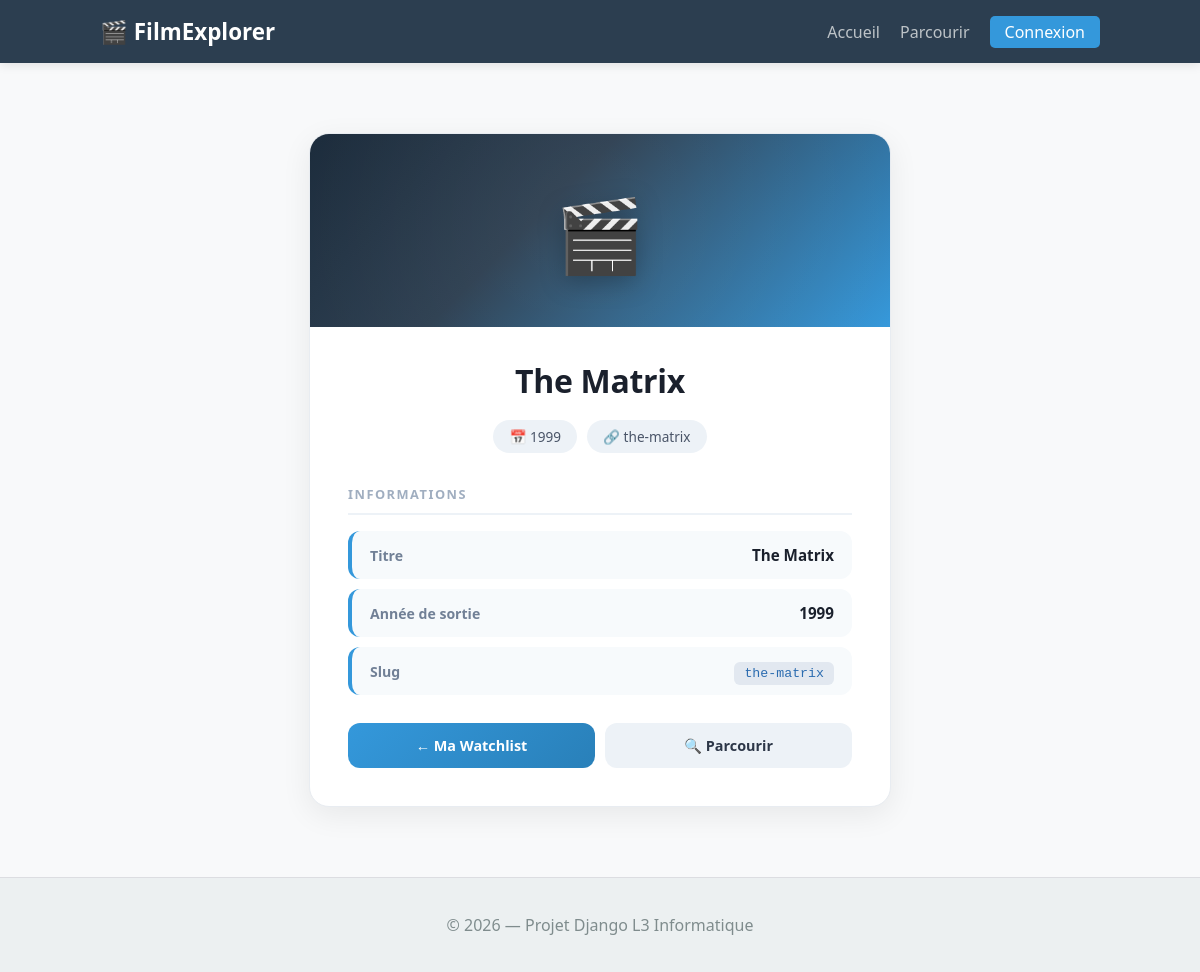
Page /films/The Matrix/ on the committed database.
### films/models.py (models this page shows, shortened)
class Film(models.Model):
    title = models.CharField(max_length=200)
    release_year = models.IntegerField()
    slug = models.SlugField(unique=True, blank=True)

### films/views.py (the view, shortened to what this page needs)
# urls.py: path('films/<str:title>/', film_details, name='film_details'),
def film_details(request, title):
    film = get_object_or_404(Film, title=title)
    in_watchlist = False
    return render(request, 'film_details.html', {
        'film': film,
        'in_watchlist': in_watchlist,
    })

### films/templates/film_details.html (shortened to what this page needs)
{% extends "base.html" %}
{% load static %}
{% block extra_head %}
    <link rel="stylesheet" href="{% static 'css/filmDetails.css' %}">
{% endblock %}
{% block content %}
<div class="detail-container">
    <article class="detail-card">
        <div class="detail-banner">
            <span class="banner-icon">🎬</span>
        </div>
        <div class="detail-body">
            <h1 class="detail-title">{{ film.title }}</h1>
            <div class="detail-meta">
                <span class="meta-badge">📅 {{ film.release_year }}</span>
                <span class="meta-badge">🔗 {{ film.slug }}</span>
            </div>
            <div class="detail-section">
                <h2>Informations</h2>
                <div class="info-grid">
                    <div class="info-item">
                        <span class="info-label">Titre</span>
                        <span class="info-value">{{ film.title }}</span>
                    </div>
                    <div class="info-item">
                        <span class="info-label">Année de sortie</span>
                        <span class="info-value">{{ film.release_year }}</span>
                    </div>
                    <div class="info-item">
                        <span class="info-label">Slug</span>
                        <span class="info-value"><code>{{ film.slug }}</code></span>
                    </div>
                </div>
            </div>
            <div class="detail-footer">
                <a href="{% url 'film_list_template' %}" class="btn-back">← Ma Watchlist</a>
                <a href="{% url 'film_browse' %}" class="btn-back btn-secondary">🔍 Parcourir</a>
            </div>
        </div>
    </article>
</div>
{% endblock %}

### films/static/css/style.css (style rules this page uses)
body { margin: 0; padding: 0; font-family: 'Segoe UI', Arial, sans-serif; background-color: #f8f9fa; color: #333; display: flex; flex-direction: column; min-height: 100vh; }

### films/static/css/filmDetails.css (style rules this page uses)
.detail-container { display: flex; justify-content: center; padding: 40px 20px; animation: fadeIn 0.4s ease; }
.detail-card { background: white; border-radius: 20px; box-shadow: 0 8px 30px rgba(0, 0, 0, 0.07); width: 100%; max-width: 580px; overflow: hidden; border: 1px solid #e8ecf1; transition: box-shadow 0.3s ease; }
.detail-banner { background: linear-gradient(135deg, #1a2a3a 0%, #2c3e50 40%, #3498db 100%); padding: 50px 0 45px; text-align: center; position: relative; overflow: hidden; }
.detail-banner::before { content: ''; position: absolute; top: -50%; left: -50%; width: 200%; height: 200%; background: radial-gradient(circle, rgba(255,255,255,0.05) 0%, transparent 60%); animation: shimmer 6s ease-in-out infinite; }
.banner-icon { font-size: 4.5rem; display: block; position: relative; z-index: 1; filter: drop-shadow(0 6px 12px rgba(0, 0, 0, 0.25)); animation: float 3s ease-in-out infinite; }
.detail-body { padding: 32px 38px 38px; }
.detail-title { font-size: 2rem; color: #1a202c; margin: 0 0 18px 0; text-align: center; font-weight: 700; letter-spacing: -0.3px; }
.detail-meta { display: flex; justify-content: center; gap: 10px; margin-bottom: 32px; flex-wrap: wrap; }
.meta-badge { background-color: #edf2f7; color: #4a5568; padding: 7px 16px; border-radius: 25px; font-size: 0.85rem; font-weight: 500; transition: all 0.2s ease; }
.detail-section { margin-bottom: 28px; }
.detail-section h2 { font-size: 0.8rem; color: #a0aec0; text-transform: uppercase; letter-spacing: 1.5px; margin-bottom: 16px; padding-bottom: 10px; border-bottom: 2px solid #edf2f7; font-weight: 700; }
.info-grid { display: flex; flex-direction: column; gap: 10px; }
.info-item { display: flex; justify-content: space-between; align-items: center; padding: 14px 18px; background: #f7fafc; border-radius: 12px; border-left: 4px solid #3498db; transition: all 0.2s ease; }
.info-label { font-weight: 600; color: #718096; font-size: 0.88rem; }
.info-value { color: #1a202c; font-weight: 600; font-size: 0.95rem; }
.info-value code { background: #e2e8f0; padding: 4px 10px; border-radius: 6px; font-size: 0.83rem; color: #2b6cb0; font-weight: 500; }
.detail-footer { display: flex; gap: 10px; }
.btn-back { flex: 1; display: block; text-align: center; padding: 13px; border-radius: 12px; text-decoration: none; font-weight: 600; font-size: 0.9rem; transition: all 0.3s ease; background: linear-gradient(135deg, #3498db, #2980b9); color: white; }
.btn-secondary { background: #edf2f7; color: #2d3748; }

### rows in the picture
Film: title "The Matrix", release_year "1999", slug "the-matrix"

### other values in the picture
{{ year|default:2026 }} "2026"
